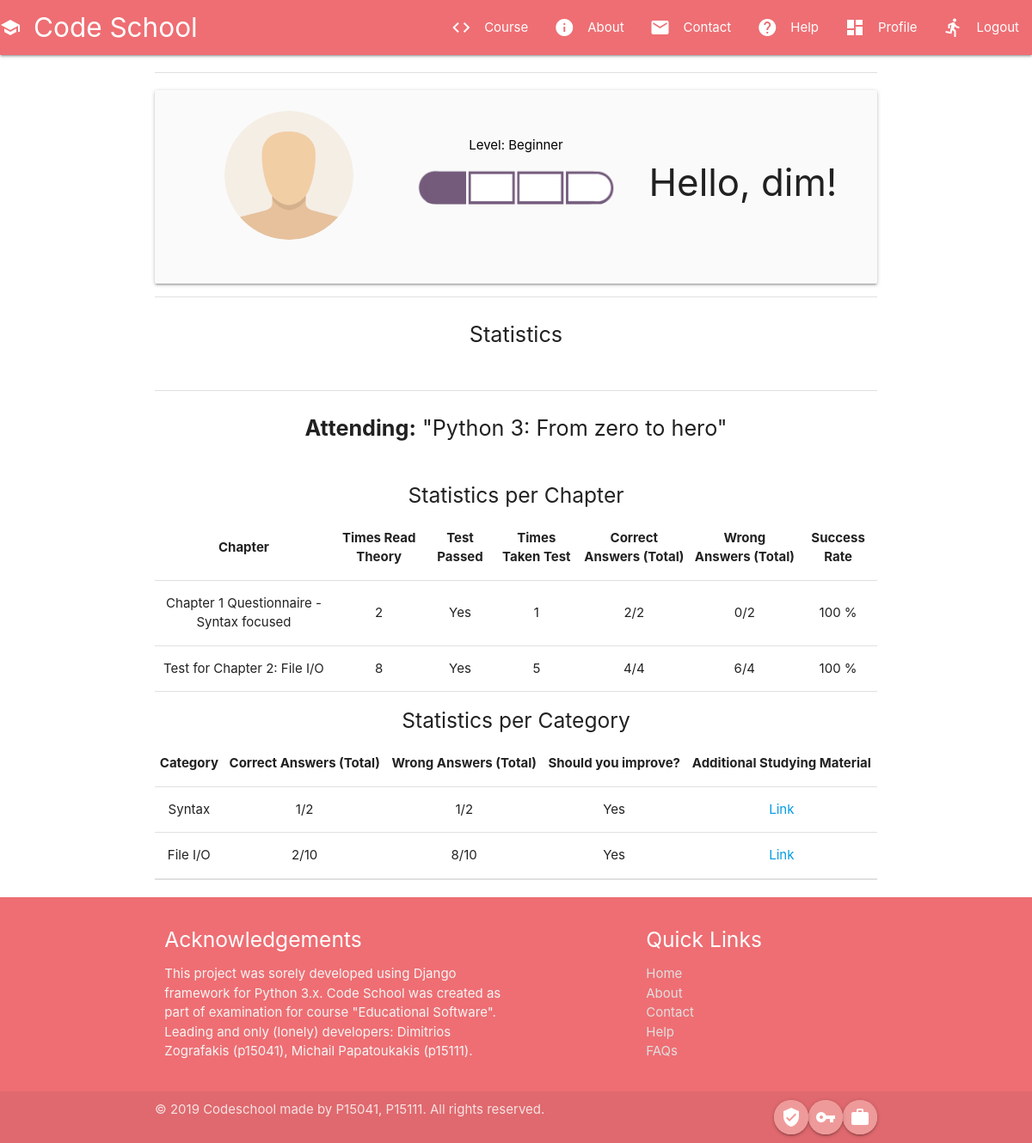
/profile/ (signed in), run on the app's committed database.
### users/models.py (models this page shows, shortened)
class Profile(models.Model):
    user = models.OneToOneField(User, on_delete=models.CASCADE)
    image = models.ImageField(default='default.png', upload_to='profile_pics')
    level = models.CharField(max_length=50, default='Beginner')
    rank = models.ImageField(default=f'ranks/Beginner.png')
    attending_course = models.CharField(max_length=100, blank=True, null=True, default='Python 3: From zero to hero')
    chapter_studying = models.PositiveIntegerField(default=1)
    test_taking = models.PositiveIntegerField(default=1)

### courses/models.py (models this page shows, shortened)
class Statistics(models.Model):
    user = models.ForeignKey(User, on_delete=models.CASCADE)
    questionnaire = models.ForeignKey(Questionnaire, on_delete=models.CASCADE)
    times_read = models.PositiveIntegerField(default=0)
    times_taken = models.PositiveIntegerField(default=0)
    answers_total = models.PositiveIntegerField(default=0)
    answers_correct = models.PositiveIntegerField(default=0)
    answers_wrong = models.PositiveIntegerField(default=0)
    success_rate = models.FloatField(default=0.0)
    passed = models.BooleanField(default=False)

class Questionnaire(models.Model):
    id = models.PositiveIntegerField(primary_key=True)
    name = models.CharField(max_length=100, null=False)
    user = models.ForeignKey(settings.AUTH_USER_MODEL, related_name='questionnaire', on_delete=models.CASCADE)

class StatisticsPerCategory(models.Model):
    user = models.ForeignKey(User, on_delete=models.CASCADE)
    category = models.ForeignKey(Category, on_delete=models.CASCADE)
    answers_total = models.PositiveIntegerField(default=0)
    answers_correct = models.PositiveIntegerField(default=0)
    answers_wrong = models.PositiveIntegerField(default=0)
    bad_at = models.BooleanField(default=False)

class Category(models.Model):
    name = models.CharField(max_length=100, null=False)
    extra_material = models.CharField(max_length=100, null=False, blank=True, default='https://www.google.com',
                                      help_text='This SHOULD be url link to extra studying material for the current chapter!')
    def __str__(self):
        return self.name

### users/views.py (the view)
# urls.py: path('profile/', ProfilePageView.as_view(), name='profile'),
class ProfilePageView(LoginRequiredMixin, TemplateView):
    template_name = 'users/profile.html'
    breadcrumbs = ['profile']
    def get(self, request, *args, **kwargs):
        user = request.user
        stats = Statistics.objects.filter(user=user)
        stats_cat = StatisticsPerCategory.objects.filter(user=user)
        context = {
            'stats': stats,
            'stats_cat': stats_cat
        }
        return render(request, self.template_name, context)

### users/templates/users/profile.html (shortened to what this page needs)
{% extends 'base.html' %}
{% block content %}
    <div class="container">
        <div class="divider"></div>
        <div class="row">
            <div class="card-panel grey lighten-5 z-depth-1">
                <div class="row valign-wrapper center">
                    <div class="col s4">
                        <img src="{{ user.profile.image.url }}" alt="" style="height:150px;" class="circle responsive-img">
                    </div>
                    <div class="col s4">
                        <span class="black-text">
                            <p>Level: {{ user.profile.level }}</p>
                        </span>
                        <img src="{{ user.profile.rank.url }}" alt=""style="height:70px;" class="responsive-img">
                    </div>
                    <div class="col s4">
                        <h3>Hello, {{ user.username }}!</h3>
                    </div>
                </div>
            </div>
            <div class="divider"></div>
        </div>
        <div class="row">
            <div class="center">
                <p class="flow-text">Statistics</p>
            </div>
        </div>
        <div class="divider"></div>
        <div class="center">
            <div class="row">
            <p class="flow-text">
                <b>Attending:</b> "{{ user.profile.attending_course }}"
            </p>
            </div>
        </div>
        <h5 class="center">Statistics per Chapter</h5>
        <table class="centered">
            <thead>
            <tr>
                <th>Chapter</th>
                <th>Times Read Theory</th>
                <th>Test Passed</th>
                <th>Times Taken Test</th>
                <th>Correct Answers (Total)</th>
                <th>Wrong Answers (Total)</th>
                <th>Success Rate</th>
            </tr>
            </thead>
            <tbody>
            {% for stat in stats %}
                <tr>
                    <td>{{ stat.questionnaire.name }}</td>
                    <td>{{ stat.times_read }}</td>
                    <td>{% if stat.passed %} Yes {% else %} No {% endif %}</td>
                    <td>{{ stat.times_taken }}</td>
                    <td>{{ stat.answers_correct }}/{{ stat.answers_total }}</td>
                    <td>{{ stat.answers_wrong }}/{{ stat.answers_total }}</td>
                    <td>{{ stat.success_rate|floatformat:0 }} %</td>
                </tr>
            {% endfor %}
            </tbody>
        </table>
        <h5 class="center">Statistics per Category</h5>
        <table class="centered">
            <thead>
            <tr>
                <th>Category</th>
                <th>Correct Answers (Total)</th>
                <th>Wrong Answers (Total)</th>
                <th>Should you improve?</th>
                <th>Additional Studying Material</th>
            </tr>
            </thead>
            <tbody>
            {% for stat_c in stats_cat %}
                <tr>
                    <td>{{ stat_c.category }}</td>
                    <td>{{ stat_c.answers_correct }}/{{ stat_c.answers_total }}</td>
                    <td>{{ stat_c.answers_wrong }}/{{ stat_c.answers_total }}</td>
                    <td>{% if stat_c.bad_at %} Yes {% else %} No {% endif %}</td>
                {% if stat_c.category.extra_material %}
                    <td><a href="{{ stat_c.extra_material }}">Link</a> </td>
                {% else %}
                    <td>-</td>
                {% endif %}
                </tr>
            {% endfor %}
            </tbody>
        </table>
        <div class="divider"></div>
    </div>
{% endblock %}

### data on the page
Statistics: questionnaire.name "Chapter 1 Questionnaire - Syntax focused", times_read "2", passed "Yes", times_taken "1", answers_correct "2", answers_total "2", answers_wrong "0", success_rate "100"
Statistics: questionnaire.name "Test for Chapter 2: File I/O", times_read "8", passed "Yes", times_taken "5", answers_correct "4", answers_total "4", answers_wrong "6", success_rate "100"
StatisticsPerCategory: category "Syntax", answers_correct "1", answers_total "2", answers_wrong "1", bad_at "Yes"
StatisticsPerCategory: category "File I/O", answers_correct "2", answers_total "10", answers_wrong "8", bad_at "Yes"

### other printed values
{{ user.profile.level }} "Beginner"
{{ user.username }} "dim"
{{ user.profile.attending_course }} "Python 3: From zero to hero"
